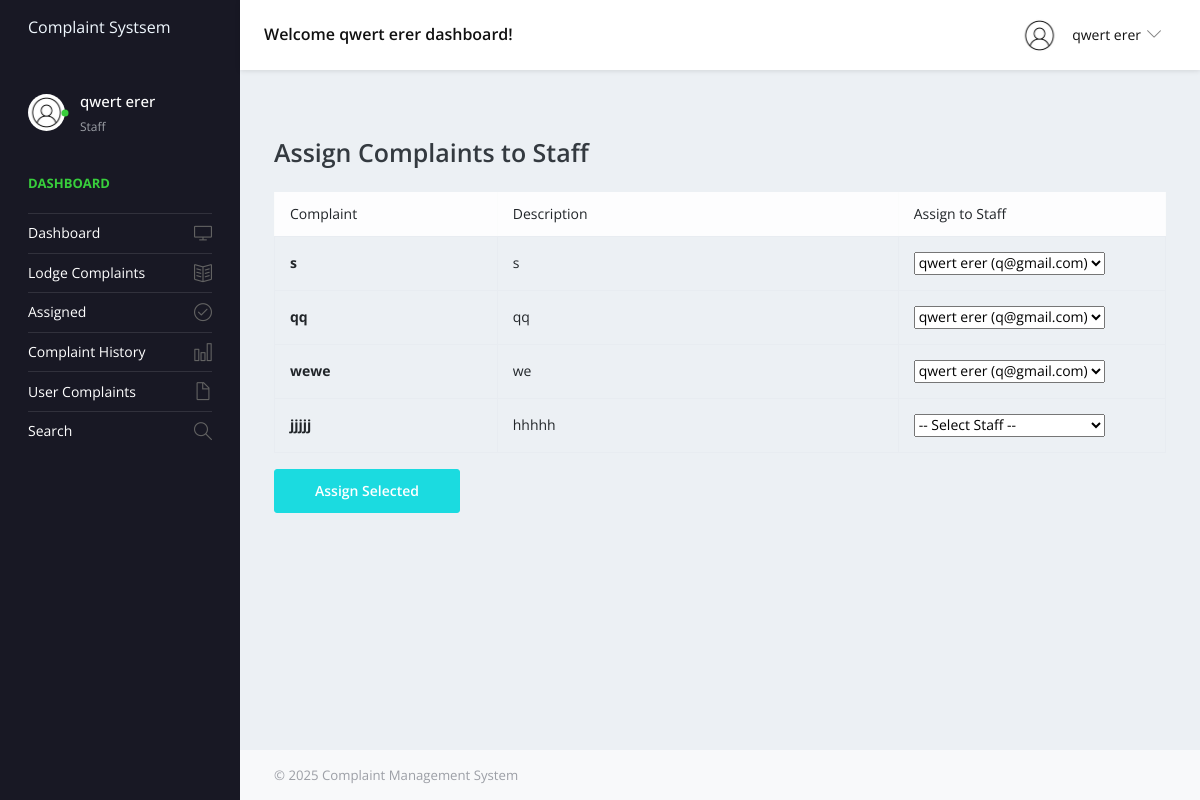
The page /assign-complaints/ (signed in) on the database as committed earlier.
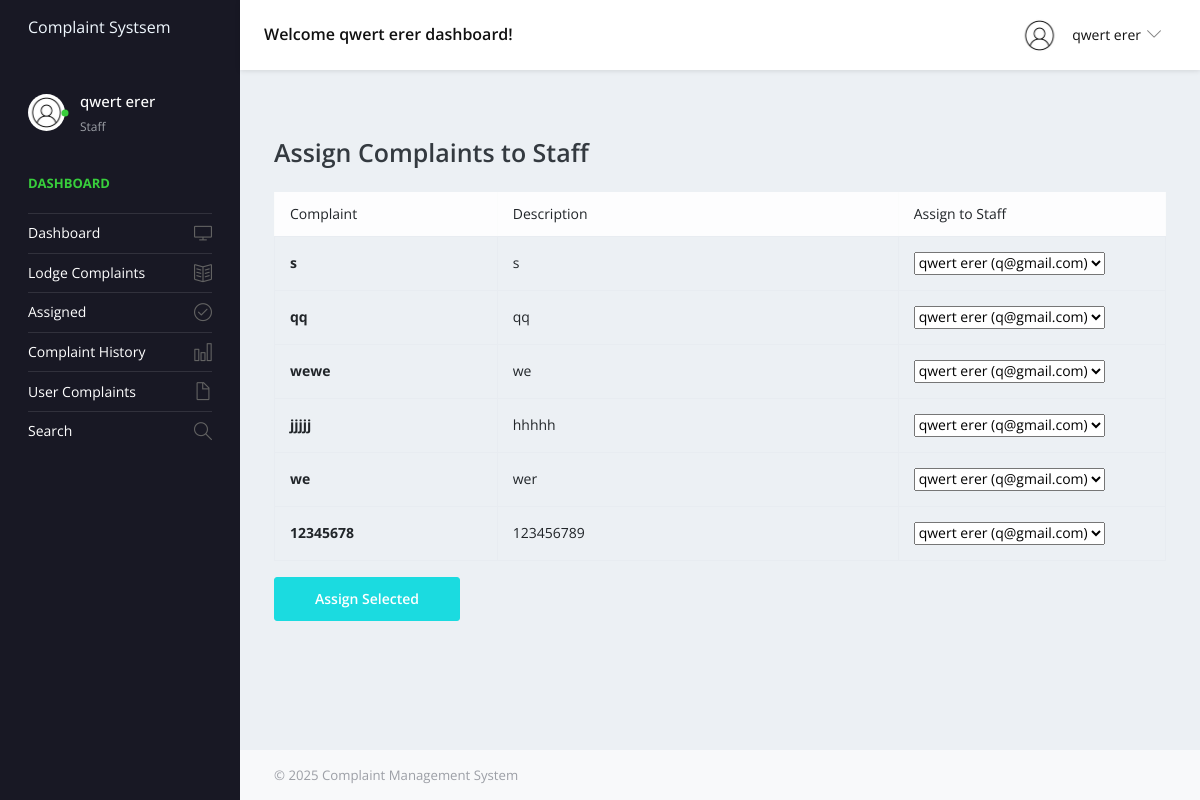
The same page on the database as committed later.
### cmsapp/models.py (models this page shows, shortened)
class Complaints(models.Model):
    URGENCY_LEVELS = [
        ("Low", "Low"),
        ("Medium", "Medium"),
        ("High", "High"),
        ("Critical", "Critical")
    ]
    userregid = models.ForeignKey(UserReg, on_delete=models.CASCADE, null=True, blank=True)
    cat_id = models.ForeignKey(Category, on_delete=models.CASCADE)
    subcategory_id = models.ForeignKey(Subcategory, on_delete=models.CASCADE)
    complaint_number = models.IntegerField(default=0)
    complainttype = models.CharField(max_length=250)
    stateid = models.ForeignKey(State, on_delete=models.CASCADE)
    noc = models.CharField(max_length=250)
    complaindetails = models.TextField(blank=True)
    compfile = models.ImageField(upload_to='media/doc_file')
    complaintdate_at = models.DateTimeField(auto_now_add=True)
    remark = models.TextField(blank=True)
    urgency = models.CharField(max_length=10, choices=URGENCY_LEVELS, default="Medium", null=True)
    assigned_days = models.IntegerField(default=0)
    due_date = models.DateField(null=True, blank=True)
    status = models.CharField(max_length=250, default=0)
    updated_at = models.DateTimeField(auto_now=True)
    assigned_team = models.ForeignKey(Team, on_delete=models.SET_NULL, null=True, blank=True)
    assigned_to = models.ForeignKey(settings.AUTH_USER_MODEL,on_delete=models.SET_NULL,
        null=True,
        blank=True,
        limit_choices_to={'user_type': 3},
        related_name='assigned_complaints'
    )
    resolved_by = models.ForeignKey(
        CustomUser,
        on_delete=models.SET_NULL,
        null=True,
        blank=True,
        related_name='resolved_complaints',
        limit_choices_to={'user_type': 3}  # Optional: only allow staff users to be selected
    )
    def __str__(self):
        return f"Complaint {self.complaint_number} - {self.urgency} - Due {self.due_date}"

class CustomUser(AbstractUser):
    USER_TYPES = [
        (1, 'Admin'),
        (2, 'User'),
        (3, 'Staff'),
    ]
    user_type = models.IntegerField(choices=USER_TYPES, default=2)
    profile_pic = models.ImageField(upload_to='profile_pics/', blank=True, null=True)

### complaintmgmtsys/adminviews.py (the view, shortened to what this page needs)
# urls.py: path('assign-complaints/', adminviews.assign_complaints, name='assign_complaints'),
@login_required
def assign_complaints(request):
    complaints = Complaints.objects.all()
    staff_users = User.objects.filter(user_type=3)
    complaints = Complaints.objects.all()
    print(complaints)
    context = {
        'complaints': complaints,
        'staff_users': staff_users
    }
    return render(request, 'admin/assign_complaints_bulk.html', context)

### templates/admin/assign_complaints_bulk.html (shortened to what this page needs)
{% extends 'base.html' %}
{% block content %}
<div class="container mt-4">
    <h3 class="mb-4">Assign Complaints to Staff</h3>
    <form method="POST">
        <div class="table-responsive">
            <table class="table table-bordered align-middle">
                <thead class="table-light">
                    <tr>
                        <th style="width: 25%;">Complaint</th>
                        <th style="width: 45%;">Description</th>
                        <th style="width: 30%;">Assign to Staff</th>
                    </tr>
                </thead>
                <tbody>
                    {% for complaint in complaints %}
                    <tr>
                        <td><strong>{{ complaint.complaindetails }}</strong></td>
                        <td>{{ complaint.noc|linebreaksbr }}</td>
                        <td>
                            <select name="assign_{{ complaint.id }}" class="form-select" required>
                                <option value="">-- Select Staff --</option>
                                {% for staff in staff_users %}
                                <option value="{{ staff.id }}"
                                    {% if complaint.assigned_to and complaint.assigned_to.id == staff.id %}selected{% endif %}>
                                    {{ staff.get_full_name }} ({{ staff.username }})
                                </option>
                                {% endfor %}
                            </select>
                        </td>
                    </tr>
                    {% empty %}
                    <tr>
                        <td colspan="3" class="text-center">No complaints found.</td>
                    </tr>
                    {% endfor %}
                </tbody>
            </table>
        </div>
        <div class="text-end mt-3">
            <button type="submit" class="btn btn-primary">Assign Selected</button>
        </div>
    </form>
</div>
{% endblock %}

Rows that differ between the two databases and show on the page:
changed Complaints "jjjjj": assigned_to+id "-- Select Staff --" → "qwert erer (q@gmail.com)"
added Complaints: complaindetails "we", noc "wer", assigned_to+id "qwert erer (q@gmail.com)"
added Complaints: complaindetails "12345678", noc "123456789", assigned_to+id "qwert erer (q@gmail.com)"
